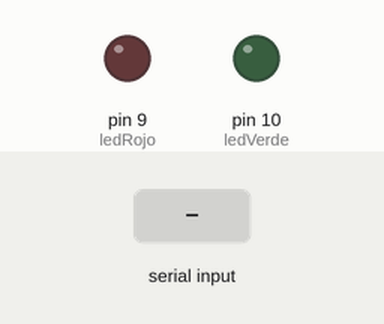
This sketch was run on a simulated Arduino Uno, built with avr-gcc and run on an emulated ATmega328P. On the bench: output pins drawn as LEDs (lit = HIGH). Inputs (shaded band) come from the test bench.

Above: at 1.6 s.
1.7 s: "r" received over Serial
At 2.7 s:
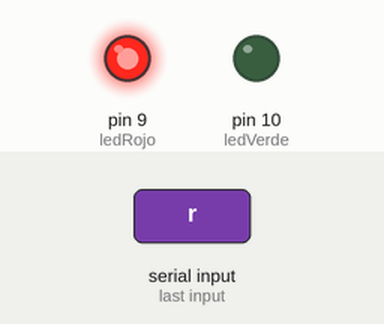
3.2 s: "v" received over Serial
At 3.9 s:
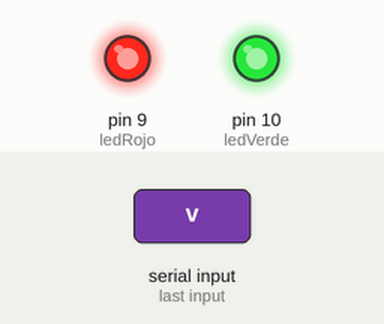
Timing chart, 0 to 6.2 s (numbered marks = the images above; inputs shaded):
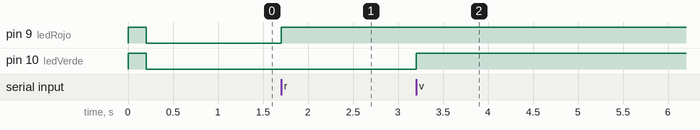

Measured:
- after the input at 1.7 s, pin 9 (ledRojo): LOW → HIGH at once
- after the input at 3.2 s, pin 10 (ledVerde): LOW → HIGH at once

The sketch:

Leds_Uso_de_switch.ino
```cpp
#include <SoftwareSerial.h>
//SoftwareSerial mySerial(0, 1);
int ledRojo = 9;
int ledVerde = 10;
char texto;

void setup() {
  Serial.begin(9600);
  pinMode(ledRojo, OUTPUT);
  pinMode(ledVerde, OUTPUT);
  digitalWrite(ledRojo, HIGH);
  digitalWrite(ledVerde, HIGH);
  delay(200);
  digitalWrite(ledRojo, LOW);
  digitalWrite(ledVerde, LOW);
  delay(200);

}

void loop() {
  if (Serial.available()>0){
    texto = Serial.read();
    switch(texto)
    {
      case 'r':
      digitalWrite(ledRojo, HIGH);
      break;
      case 'v':
      digitalWrite(ledVerde, HIGH);
      break;
    }
  }

}
```
